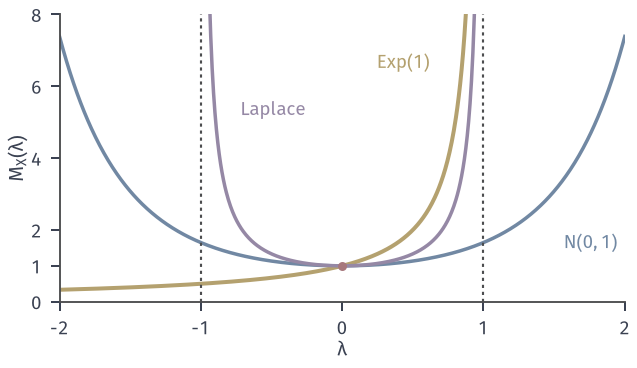

Python code for this plot:
from pathlib import Path
import sys
HERE = Path(__file__).resolve().parent
sys.path.insert(0, str(HERE.parent/"tail-common"))
from tail_fig import *
# Moment generating functions M(lam)=E[e^{lam X}]: N(0,1) e^{lam^2/2} (all lam), Exp(1) 1/(1-lam) (lam<1), Laplace(0,1) 1/(1-lam^2) (|lam|<1).
fig, ax = figure(width_mm=90, height_mm=52)
lam = np.linspace(-2, 2, 801)
ax.plot(lam, np.exp(lam**2/2), color=BLUE, lw=1.4)
le = lam[lam < .985]; ax.plot(le, 1/(1-le), color=YELLOW, lw=1.6)
ll = lam[np.abs(lam) < .985]; ax.plot(ll, 1/(1-ll**2), color=PURPLE, lw=1.4)
for v in (-1, 1): ax.axvline(v, color=STROKE, lw=.85, ls=DOT)
dot(ax, 0, 1, RED, ms=3.6)
lab(ax, 1.95, 1.9, r'$\mathcal{N}(0,1)$', BLUE, ha='right', va='top')
lab(ax, .62, 6.5, r'$\operatorname{Exp}(1)$', YELLOW, ha='right')
lab(ax, -.72, 5.2, 'Laplace', PURPLE, ha='left')
ax.set_xlim(-2, 2); ax.set_ylim(0, 8); ax.set_xticks([-2, -1, 0, 1, 2]); ax.set_yticks([0, 1, 2, 4, 6, 8])
axlab(ax, r'$\lambda$', r'$M_X(\lambda)$')
save(fig, HERE, 'figure', {'domains': {'normal': 'R', 'exp': 'lam<1', 'laplace': '|lam|<1'}})
